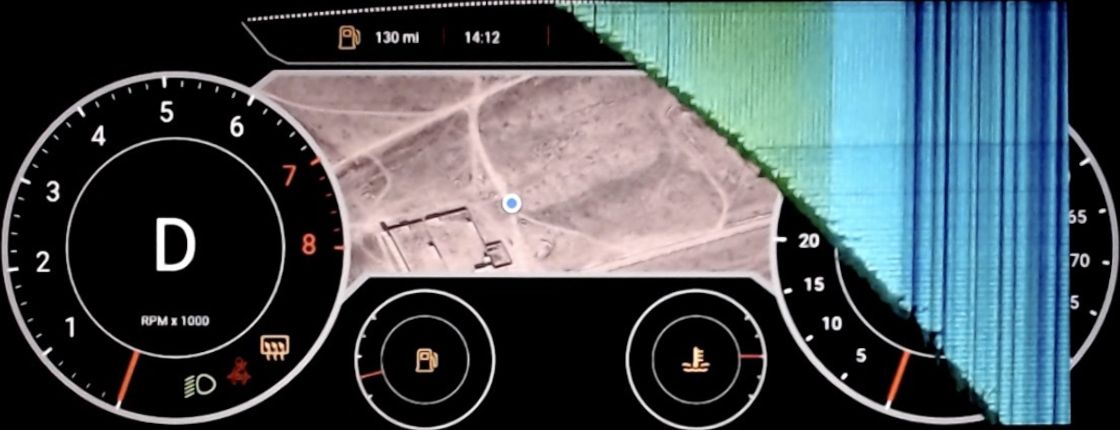
#> input picture Data/TestSet1/test1/cam-low-exposure.png, 1120 x 430 px
$ python ScaleSelection.py   (older library calls are emulated)
#> lines starting #> are read from the running program, lines starting #| are printed output that depends on the picture; after the words box and inside, x2 and y2 are one past the last pixel; in counts of white or black regions, pixels touching at a corner belong together
"""
THe purpose of this scirpt is to test and visualize the scale selection described in the paper:
    Blobworld: Image segmentation using Expectation-Maximization and its application to image querying
    link: https://www.cse.psu.edu/~rtc12/CSE586/papers/emCarson99blobworld.pdf

"""
import cv2


def gradient_image():
    image = cv2.imread("Data/TestSet1/test1/cam-low-exposure.png", cv2.IMREAD_GRAYSCALE)

    image = cv2.Laplacian(image, cv2.CV_64F)
    print("shape:", image.shape)
    cv2.imshow("Laplacian", image)
    cv2.waitKey()


def sobel_gradient_image():
    img = cv2.imread("Data/TestSet1/test1/cam-low-exposure.png", cv2.IMREAD_GRAYSCALE)
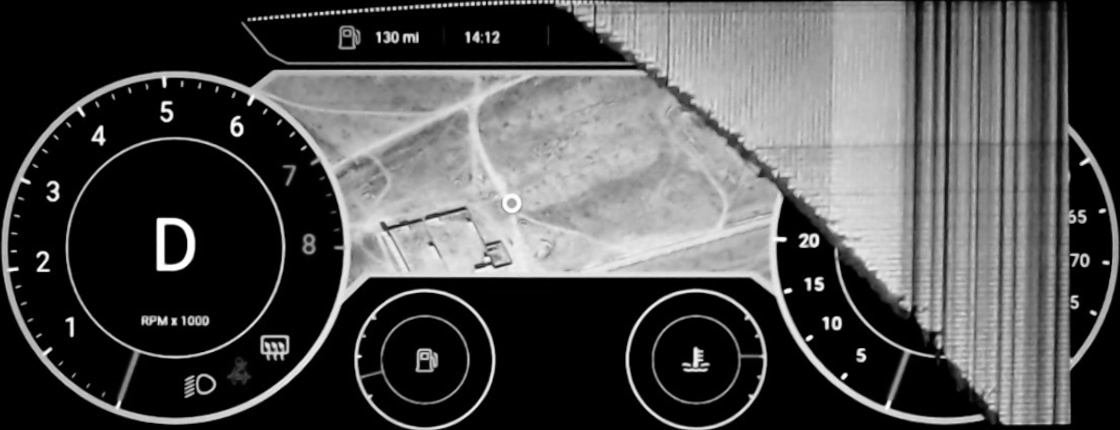
#> img: shape (430, 1120); min 0, max 255, mean 77.6
    sobelx = cv2.Sobel(img, cv2.CV_64F, 1, 0, ksize=5)
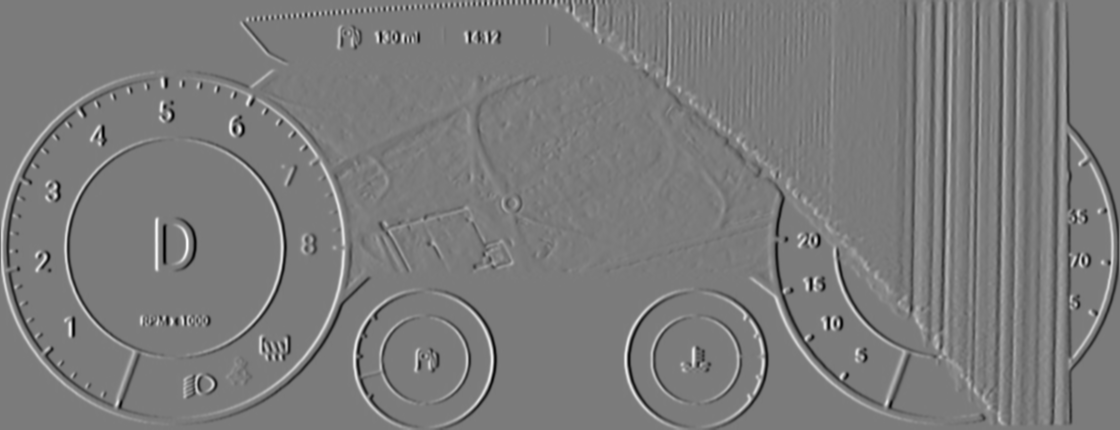
#> sobelx: shape (430, 1120) float64; min -10978, max 11630, mean 0.2; drawn with min black and max white
    sobely = cv2.Sobel(img, cv2.CV_64F, 0, 1, ksize=5)
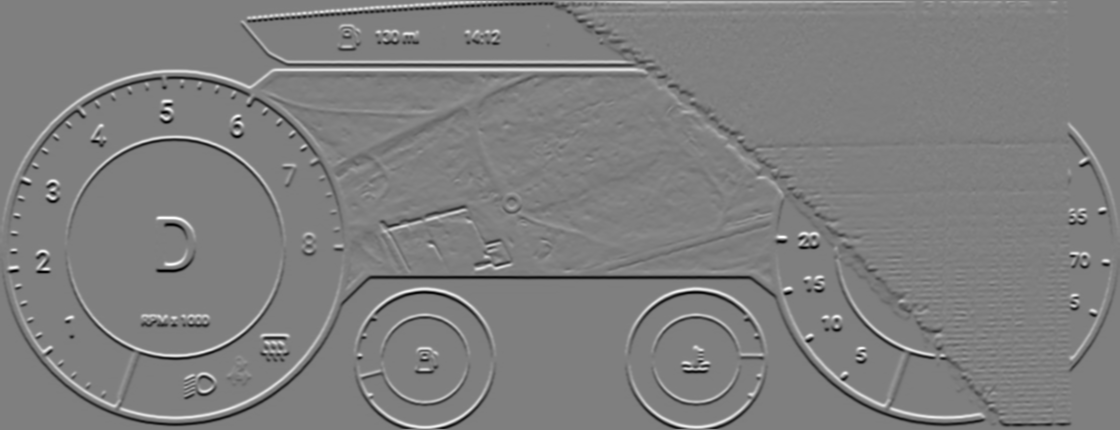
#> sobely: shape (430, 1120) float64; min -10739, max 10776, mean -6; drawn with min black and max white
    cv2.imshow("sobelx", sobelx)
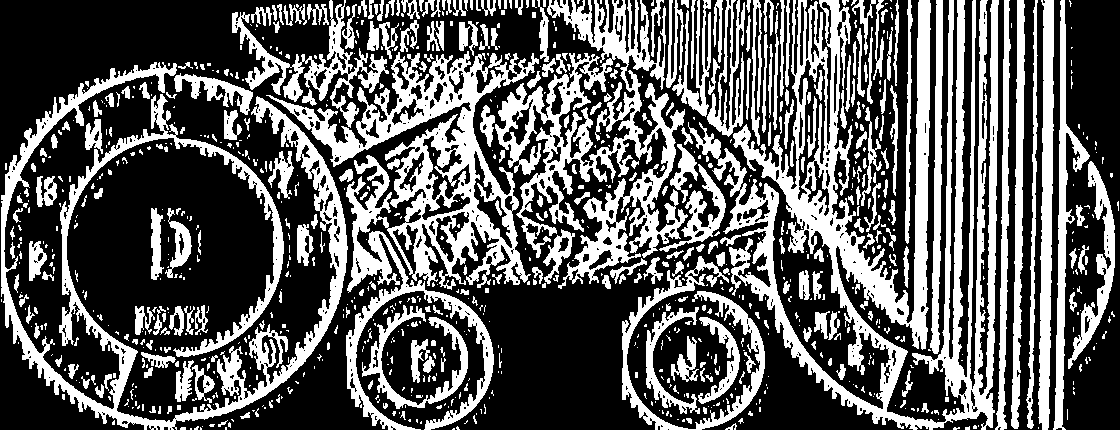
#> window 'sobelx': shape (430, 1120); 36.5% white; 938 white regions (612 under 20 px), largest, box (x1, y1, x2, y2) and area: (688, 0, 999, 430) 37620, (266, 51, 539, 430) 24327, (1, 62, 348, 430) 20147
    cv2.imshow("sobley", sobely)
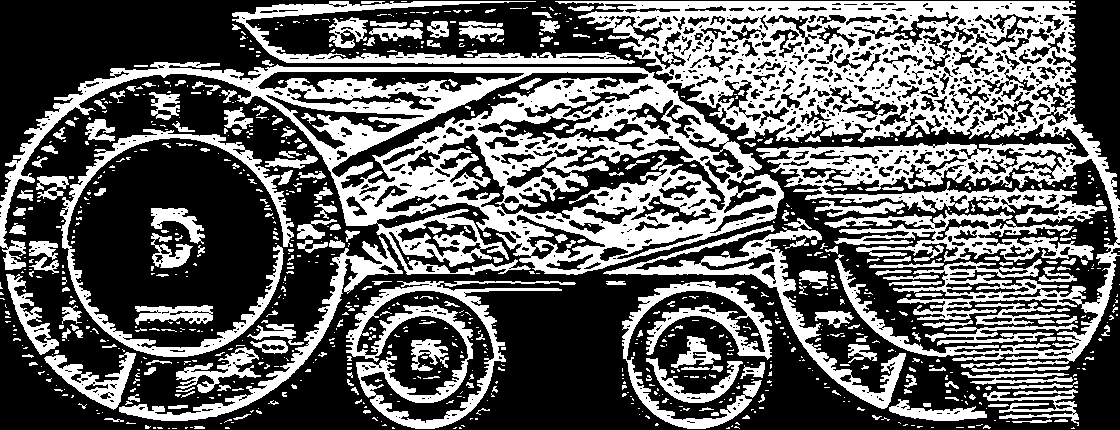
#> window 'sobley': shape (430, 1120); 38.7% white; 942 white regions (708 under 20 px), largest, box (x1, y1, x2, y2) and area: (0, 1, 1120, 372) 110412, (346, 281, 576, 429) 7170, (603, 225, 906, 409) 6097
    cv2.waitKey()


def gradI_x_gradIT(v1):
    """gradient of I times(outer product) I transpose"""


if __name__ == "__main__":
    sobel_gradient_image()

$ run again, with Data/TestSet1/test1/expected.png copied over Data/TestSet1/test1/cam-low-exposure.png
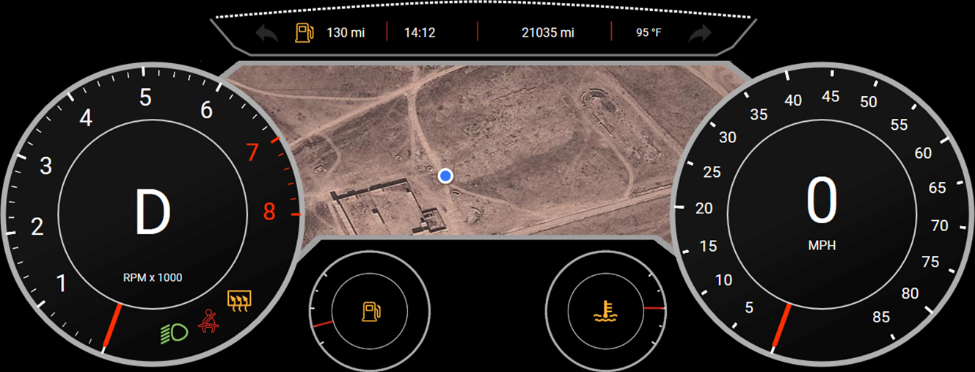
#> input picture Data/TestSet1/test1/expected.png, 975 x 372 px
#> in sobel_gradient_image, `cv2.imshow("sobelx", sobelx)`:
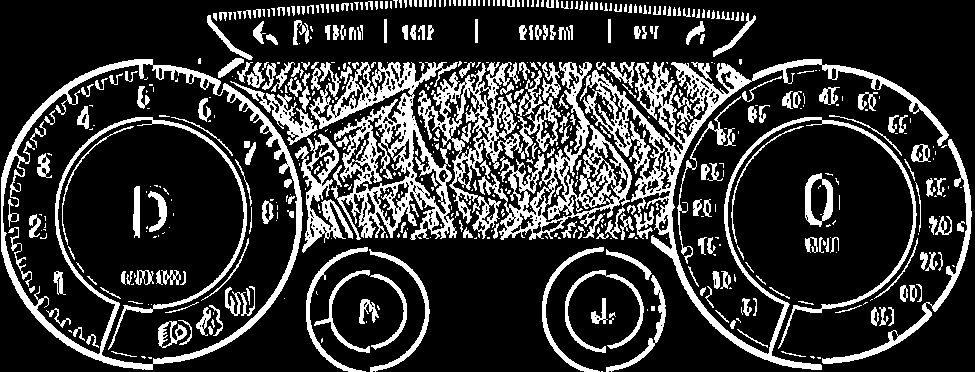
#> window 'sobelx': shape (372, 975); 21.3% white; 598 white regions (325 under 20 px), largest, box (x1, y1, x2, y2) and area: (580, 59, 949, 370) 12886, (309, 62, 458, 240) 9429, (1, 59, 303, 370) 9186
#> in sobel_gradient_image, `cv2.imshow("sobley", sobely)`:
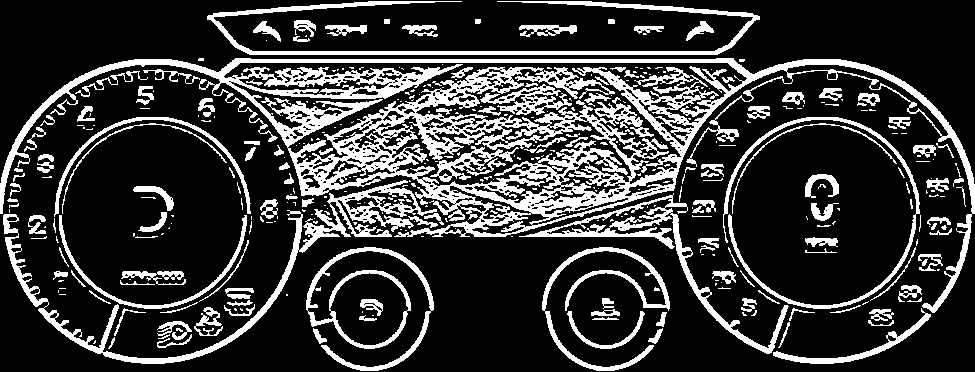
#> window 'sobley': shape (372, 975); 22% white; 382 white regions (236 under 20 px), largest, box (x1, y1, x2, y2) and area: (0, 58, 975, 313) 38194, (3, 180, 437, 364) 5997, (207, 1, 760, 55) 4273
